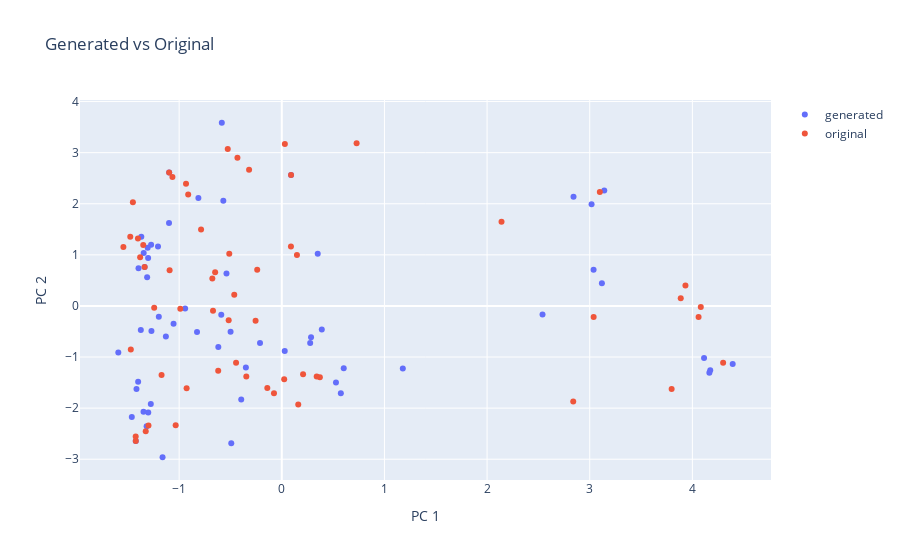

Notebook code cell kept with this figure:
### Code cell
import plotly.express as px
import plotly.graph_objects as go
from matplotlib import pyplot as plt


# plt.figure(figsize=(12, 9))
# plt.scatter(x[Vlen:, 0], x[Vlen:, 1], c='w', edgecolors='k', label='original')
# plt.scatter(x[:Vlen, 0], x[:Vlen, 1], marker='+', label='generated')
# plt.xlabel('PC 1')
# plt.ylabel('PC 2')
# plt.legend();

# scatter plot with plotly
fig = go.Figure()
fig.add_trace(go.Scatter(x=x[:Vlen, 0], y=x[:Vlen, 1], mode='markers', name='generated'))
fig.add_trace(go.Scatter(x=x[Vlen:, 0], y=x[Vlen:, 1], mode='markers', name='original'))
fig.update_layout(
    title="Generated vs Original",
    xaxis_title="PC 1",
    yaxis_title="PC 2",
    legend_title="",
)
fig.show()
